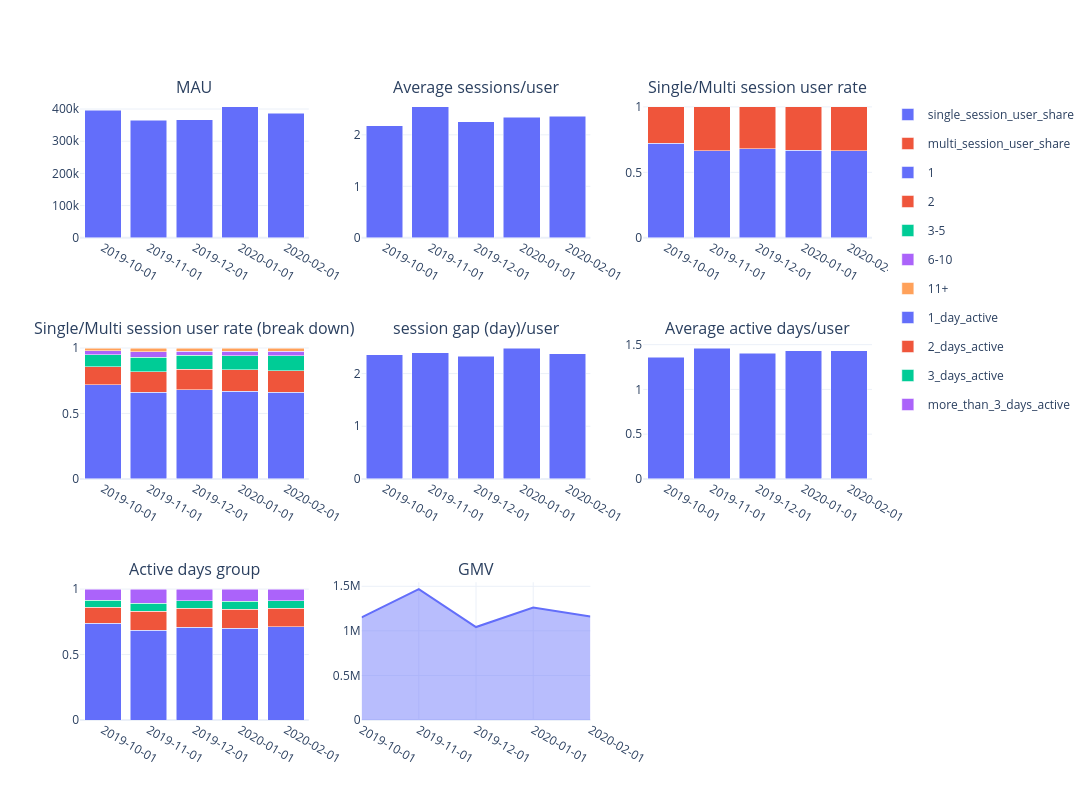

Notebook code for this chart:
### Code cell
subplot = make_subplots(rows = 3, cols=3,
                        subplot_titles=['MAU', 'Average sessions/user', 'Single/Multi session user rate', 'Single/Multi session user rate (break down)',
                                        'session gap (day)/user', 'Average active days/user', 'Active days group', 'GMV'
                                        ]
                        )

fig = px.bar(df_2, x='month_start', y = 'mau')
fig_1 = px.bar(df_3, x='month_start', y = 'avg_sessions_per_user')
fig_2 = px.bar(df_4.iloc[:, [0,4,5]].melt(id_vars='month_start'), x='month_start', y='value', color='variable', barmode='stack')
fig_3 = px.bar(df_5, x='month_start', y='user_share', color ='session_segment', barmode='stack')
fig_4 = px.bar(df_6, x='month_start', y='avg_gap_days')
fig_5 = px.bar(df_7, x='month_start', y='avg_active_days_per_user')

df_agg = df.groupby(['month_start', 'active_group'])['user_id'].agg(['count']).reset_index()
df_agg_1 = df_agg.groupby('month_start').agg('sum').reset_index()
df_agg = pd.merge(df_agg, df_agg_1.rename(columns={'count': 'month_total'}).iloc[:, [0,2]], on='month_start', how = 'inner')
df_agg['group_portion'] = df_agg['count'] / df_agg['month_total']
fig_6 = px.bar(df_agg, x='month_start', y='group_portion', color='active_group', barmode='stack')

fig_7 = px.line(data_frame=df_8, x='month_start', y='total_revenue')
fig_7.update_traces(fill = 'tozeroy', fillcolor="rgba(99, 110, 250, 0.45)")

for trace in fig.data:
    subplot.add_trace(trace, row = 1, col = 1)
    subplot.update_yaxes(range =[200_000, np.inf], row =1 , col=1)
    subplot.update_layout(template ='plotly_white')

for trace in fig_1.data:
    subplot.add_trace(trace, row = 1, col = 2)
    subplot.update_yaxes(range =[1, np.inf], row =1 , col=2)
    subplot.update_layout(template ='plotly_white')

for trace in fig_2.data:
    subplot.add_trace(trace, row = 1, col = 3)
    subplot.update_layout(template ='plotly_white')

for trace in fig_3.data:
    subplot.add_trace(trace, row = 2, col = 1)
    subplot.update_layout(template ='plotly_white')

for trace in fig_4.data:
    subplot.add_trace(trace, row = 2, col = 2)
    subplot.update_yaxes(range =[1.5, np.inf], row =2 , col=2)
    subplot.update_layout(template ='plotly_white')

for trace in fig_5.data:
    subplot.add_trace(trace, row = 2, col = 3)
    subplot.update_yaxes(range =[1, np.inf], row =2 , col=3)
    subplot.update_layout(template ='plotly_white')

for trace in fig_6.data:
    subplot.add_trace(trace, row = 3, col = 1)
    subplot.update_layout(template ='plotly_white')

for trace in fig_7.data:
    subplot.add_trace(trace, row = 3, col = 2)
    subplot.update_layout(template ='plotly_white')
    subplot.update_yaxes(range =[75_000_0, np.inf], row =3 , col=2)
    

subplot.update_xaxes(type = 'category')
subplot.update_layout(height = 800, width = 1100, barmode = 'stack')
subplot.show()

### Figure 1 — Plotly figure (JSON) as saved in the notebook; plotly's stock layout.template omitted (floating-point values rounded to 4 significant figures)
{"data": [{"hovertemplate": "month_start=%{x}<br>mau=%{y}<extra></extra>", "legendgroup": "", "marker": {"color": "#636efa", "pattern": {"shape": ""}}, "name": "", "orientation": "v", "showlegend": false, "textposition": "auto", "type": "bar", "x": ["2019-10-01", "2019-11-01", "2019-12-01", "2020-01-01", "2020-02-01"], "xaxis": "x", "y": [396693, 365081, 367019, 406643, 387330], "yaxis": "y"}, {"hovertemplate": "month_start=%{x}<br>avg_sessions_per_user=%{y}<extra></extra>", "legendgroup": "", "marker": {"color": "#636efa", "pattern": {"shape": ""}}, "name": "", "orientation": "v", "showlegend": false, "textposition": "auto", "type": "bar", "x": ["2019-10-01", "2019-11-01", "2019-12-01", "2020-01-01", "2020-02-01"], "xaxis": "x2", "y": [2.177, 2.543, 2.256, 2.34, 2.358], "yaxis": "y2"}, {"hovertemplate": "variable=single_session_user_share<br>month_start=%{x}<br>value=%{y}<extra></extra>", "legendgroup": "single_session_user_share", "marker": {"color": "#636efa", "pattern": {"shape": ""}}, "name": "single_session_user_share", "orientation": "v", "showlegend": true, "textposition": "auto", "type": "bar", "x": ["2019-10-01", "2019-11-01", "2019-12-01", "2020-01-01", "2020-02-01"], "xaxis": "x3", "y": [0.7209, 0.6633, 0.6795, 0.6698, 0.6637], "yaxis": "y3"}, {"hovertemplate": "variable=multi_session_user_share<br>month_start=%{x}<br>value=%{y}<extra></extra>", "legendgroup": "multi_session_user_share", "marker": {"color": "#EF553B", "pattern": {"shape": ""}}, "name": "multi_session_user_share", "orientation": "v", "showlegend": true, "textposition": "auto", "type": "bar", "x": ["2019-10-01", "2019-11-01", "2019-12-01", "2020-01-01", "2020-02-01"], "xaxis": "x3", "y": [0.2791, 0.3367, 0.3205, 0.3302, 0.3363], "yaxis": "y3"}, {"hovertemplate": "session_segment=1<br>month_start=%{x}<br>user_share=%{y}<extra></extra>", "legendgroup": "1", "marker": {"color": "#636efa", "pattern": {"shape": ""}}, "name": "1", "orientation": "v", "showlegend": true, "textposition": "auto", "type": "bar", "x": ["2019-10-01", "2019-11-01", "2019-12-01", "2020-01-01", "2020-02-01"], "xaxis": "x4", "y": [0.7209, 0.6633, 0.6795, 0.6698, 0.6637], "yaxis": "y4"}, {"hovertemplate": "session_segment=2<br>month_start=%{x}<br>user_share=%{y}<extra></extra>", "legendgroup": "2", "marker": {"color": "#EF553B", "pattern": {"shape": ""}}, "name": "2", "orientation": "v", "showlegend": true, "textposition": "auto", "type": "bar", "x": ["2019-10-01", "2019-11-01", "2019-12-01", "2020-01-01", "2020-02-01"], "xaxis": "x4", "y": [0.1343, 0.1568, 0.16, 0.1624, 0.1642], "yaxis": "y4"}, {"hovertemplate": "session_segment=3-5<br>month_start=%{x}<br>user_share=%{y}<extra></extra>", "legendgroup": "3-5", "marker": {"color": "#00cc96", "pattern": {"shape": ""}}, "name": "3-5", "orientation": "v", "showlegend": true, "textposition": "auto", "type": "bar", "x": ["2019-10-01", "2019-11-01", "2019-12-01", "2020-01-01", "2020-02-01"], "xaxis": "x4", "y": [0.0915, 0.111, 0.1044, 0.1081, 0.1112], "yaxis": "y4"}, {"hovertemplate": "session_segment=6-10<br>month_start=%{x}<br>user_share=%{y}<extra></extra>", "legendgroup": "6-10", "marker": {"color": "#ab63fa", "pattern": {"shape": ""}}, "name": "6-10", "orientation": "v", "showlegend": true, "textposition": "auto", "type": "bar", "x": ["2019-10-01", "2019-11-01", "2019-12-01", "2020-01-01", "2020-02-01"], "xaxis": "x4", "y": [0.0308, 0.0395, 0.0331, 0.0353, 0.0361], "yaxis": "y4"}, {"hovertemplate": "session_segment=11+<br>month_start=%{x}<br>user_share=%{y}<extra></extra>", "legendgroup": "11+", "marker": {"color": "#FFA15A", "pattern": {"shape": ""}}, "name": "11+", "orientation": "v", "showlegend": true, "textposition": "auto", "type": "bar", "x": ["2019-10-01", "2019-11-01", "2019-12-01", "2020-01-01", "2020-02-01"], "xaxis": "x4", "y": [0.0224, 0.0295, 0.023, 0.0244, 0.0248], "yaxis": "y4"}, {"hovertemplate": "month_start=%{x}<br>avg_gap_days=%{y}<extra></extra>", "legendgroup": "", "marker": {"color": "#636efa", "pattern": {"shape": ""}}, "name": "", "orientation": "v", "showlegend": false, "textposition": "auto", "type": "bar", "x": ["2019-10-01", "2019-11-01", "2019-12-01", "2020-01-01", "2020-02-01"], "xaxis": "x5", "y": [2.357, 2.395, 2.33, 2.486, 2.373], "yaxis": "y5"}, {"hovertemplate": "month_start=%{x}<br>avg_active_days_per_user=%{y}<extra></extra>", "legendgroup": "", "marker": {"color": "#636efa", "pattern": {"shape": ""}}, "name": "", "orientation": "v", "showlegend": false, "textposition": "auto", "type": "bar", "x": ["2019-10-01", "2019-11-01", "2019-12-01", "2020-01-01", "2020-02-01"], "xaxis": "x6", "y": [1.362, 1.463, 1.402, 1.433, 1.432], "yaxis": "y6"}, {"hovertemplate": "active_group=1_day_active<br>month_start=%{x}<br>group_portion=%{y}<extra></extra>", "legendgroup": "1_day_active", "marker": {"color": "#636efa", "pattern": {"shape": ""}}, "name": "1_day_active", "orientation": "v", "showlegend": true, "textposition": "auto", "type": "bar", "x": ["2019-10-01", "2019-11-01", "2019-12-01", "2020-01-01", "2020-02-01"], "xaxis": "x7", "y": [0.7383, 0.6842, 0.7068, 0.6992, 0.7128], "yaxis": "y7"}, {"hovertemplate": "active_group=2_days_active<br>month_start=%{x}<br>group_portion=%{y}<extra></extra>", "legendgroup": "2_days_active", "marker": {"color": "#EF553B", "pattern": {"shape": ""}}, "name": "2_days_active", "orientation": "v", "showlegend": true, "textposition": "auto", "type": "bar", "x": ["2019-10-01", "2019-11-01", "2019-12-01", "2020-01-01", "2020-02-01"], "xaxis": "x7", "y": [0.125, 0.1459, 0.146, 0.1475, 0.1417], "yaxis": "y7"}, {"hovertemplate": "active_group=3_days_active<br>month_start=%{x}<br>group_portion=%{y}<extra></extra>", "legendgroup": "3_days_active", "marker": {"color": "#00cc96", "pattern": {"shape": ""}}, "name": "3_days_active", "orientation": "v", "showlegend": true, "textposition": "auto", "type": "bar", "x": ["2019-10-01", "2019-11-01", "2019-12-01", "2020-01-01", "2020-02-01"], "xaxis": "x7", "y": [0.05261, 0.06216, 0.05852, 0.05971, 0.05802], "yaxis": "y7"}, {"hovertemplate": "active_group=more_than_3_days_active<br>month_start=%{x}<br>group_portion=%{y}<extra></extra>", "legendgroup": "more_than_3_days_active", "marker": {"color": "#ab63fa", "pattern": {"shape": ""}}, "name": "more_than_3_days_active", "orientation": "v", "showlegend": true, "textposition": "auto", "type": "bar", "x": ["2019-10-01", "2019-11-01", "2019-12-01", "2020-01-01", "2020-02-01"], "xaxis": "x7", "y": [0.08416, 0.1077, 0.08861, 0.09354, 0.0874], "yaxis": "y7"}, {"fill": "tozeroy", "fillcolor": "rgba(99, 110, 250, 0.45)", "hovertemplate": "month_start=%{x}<br>total_revenue=%{y}<extra></extra>", "legendgroup": "", "line": {"color": "#636efa", "dash": "solid"}, "marker": {"symbol": "circle"}, "mode": "lines", "name": "", "orientation": "v", "showlegend": false, "type": "scatter", "x": ["2019-10-01", "2019-11-01", "2019-12-01", "2020-01-01", "2020-02-01"], "xaxis": "x8", "y": [1152000.0, 1468000.0, 1043000.0, 1263000.0, 1160000.0], "yaxis": "y8"}], "layout": {"annotations": [{"font": {"size": 16}, "showarrow": false, "text": "MAU", "x": 0.1444, "xanchor": "center", "xref": "paper", "y": 1, "yanchor": "bottom", "yref": "paper"}, {"font": {"size": 16}, "showarrow": false, "text": "Average sessions/user", "x": 0.5, "xanchor": "center", "xref": "paper", "y": 1, "yanchor": "bottom", "yref": "paper"}, {"font": {"size": 16}, "showarrow": false, "text": "Single/Multi session user rate", "x": 0.8556, "xanchor": "center", "xref": "paper", "y": 1, "yanchor": "bottom", "yref": "paper"}, {"font": {"size": 16}, "showarrow": false, "text": "Single/Multi session user rate (break down)", "x": 0.1444, "xanchor": "center", "xref": "paper", "y": 0.6111, "yanchor": "bottom", "yref": "paper"}, {"font": {"size": 16}, "showarrow": false, "text": "session gap (day)/user", "x": 0.5, "xanchor": "center", "xref": "paper", "y": 0.6111, "yanchor": "bottom", "yref": "paper"}, {"font": {"size": 16}, "showarrow": false, "text": "Average active days/user", "x": 0.8556, "xanchor": "center", "xref": "paper", "y": 0.6111, "yanchor": "bottom", "yref": "paper"}, {"font": {"size": 16}, "showarrow": false, "text": "Active days group", "x": 0.1444, "xanchor": "center", "xref": "paper", "y": 0.2222, "yanchor": "bottom", "yref": "paper"}, {"font": {"size": 16}, "showarrow": false, "text": "GMV", "x": 0.5, "xanchor": "center", "xref": "paper", "y": 0.2222, "yanchor": "bottom", "yref": "paper"}], "barmode": "stack", "height": 800, "width": 1100, "xaxis": {"anchor": "y", "domain": [0, 0.2889], "type": "category"}, "xaxis2": {"anchor": "y2", "domain": [0.3556, 0.6444], "type": "category"}, "xaxis3": {"anchor": "y3", "domain": [0.7111, 1], "type": "category"}, "xaxis4": {"anchor": "y4", "domain": [0, 0.2889], "type": "category"}, "xaxis5": {"anchor": "y5", "domain": [0.3556, 0.6444], "type": "category"}, "xaxis6": {"anchor": "y6", "domain": [0.7111, 1], "type": "category"}, "xaxis7": {"anchor": "y7", "domain": [0, 0.2889], "type": "category"}, "xaxis8": {"anchor": "y8", "domain": [0.3556, 0.6444], "type": "category"}, "xaxis9": {"anchor": "y9", "domain": [0.7111, 1], "type": "category"}, "yaxis": {"anchor": "x", "domain": [0.7778, 1], "range": [200000, null]}, "yaxis2": {"anchor": "x2", "domain": [0.7778, 1], "range": [1, null]}, "yaxis3": {"anchor": "x3", "domain": [0.7778, 1]}, "yaxis4": {"anchor": "x4", "domain": [0.3889, 0.6111]}, "yaxis5": {"anchor": "x5", "domain": [0.3889, 0.6111], "range": [1.5, null]}, "yaxis6": {"anchor": "x6", "domain": [0.3889, 0.6111], "range": [1, null]}, "yaxis7": {"anchor": "x7", "domain": [0, 0.2222]}, "yaxis8": {"anchor": "x8", "domain": [0, 0.2222], "range": [750000, null]}, "yaxis9": {"anchor": "x9", "domain": [0, 0.2222]}}}
